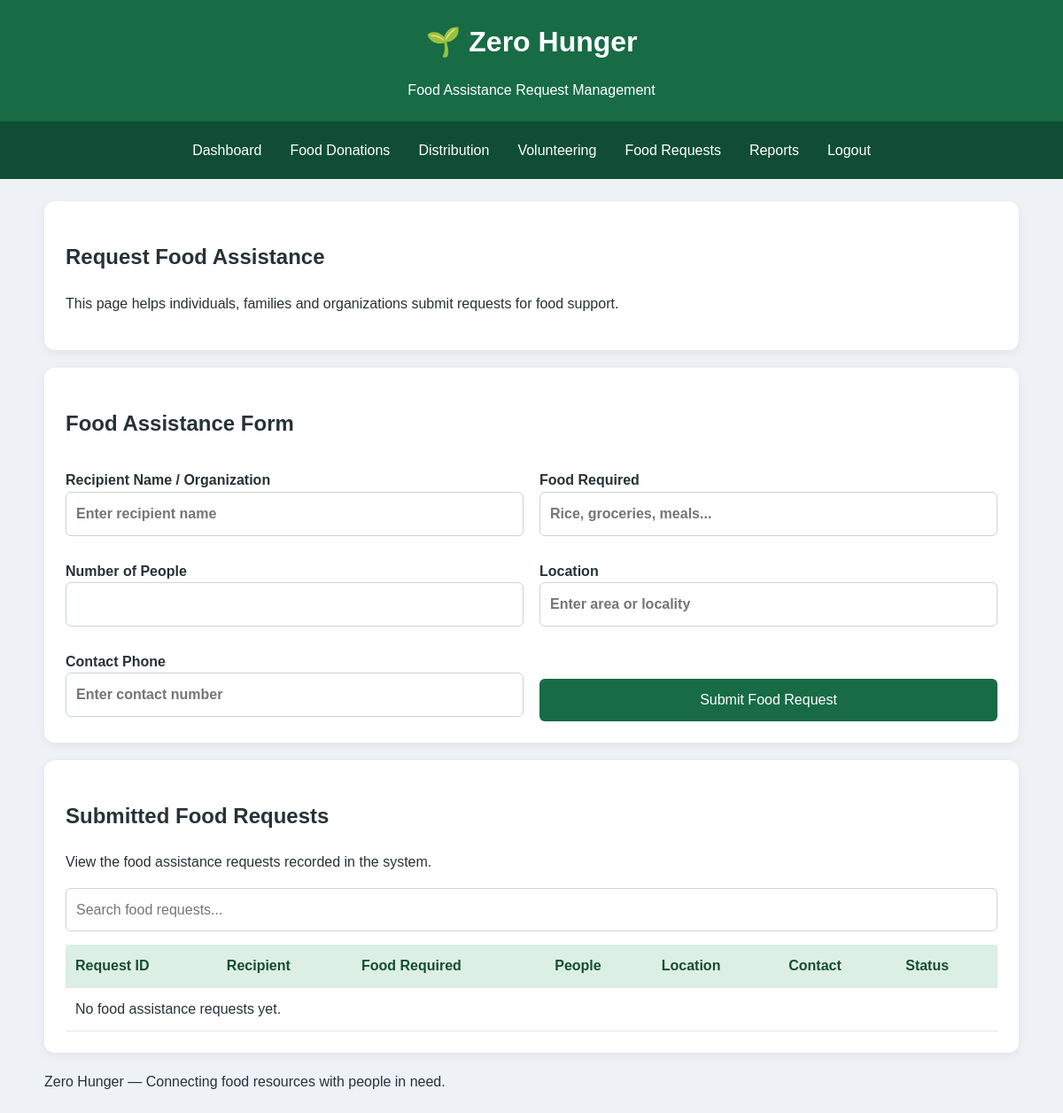
The page /Donate_to_needy (signed in) on the database as committed earlier.
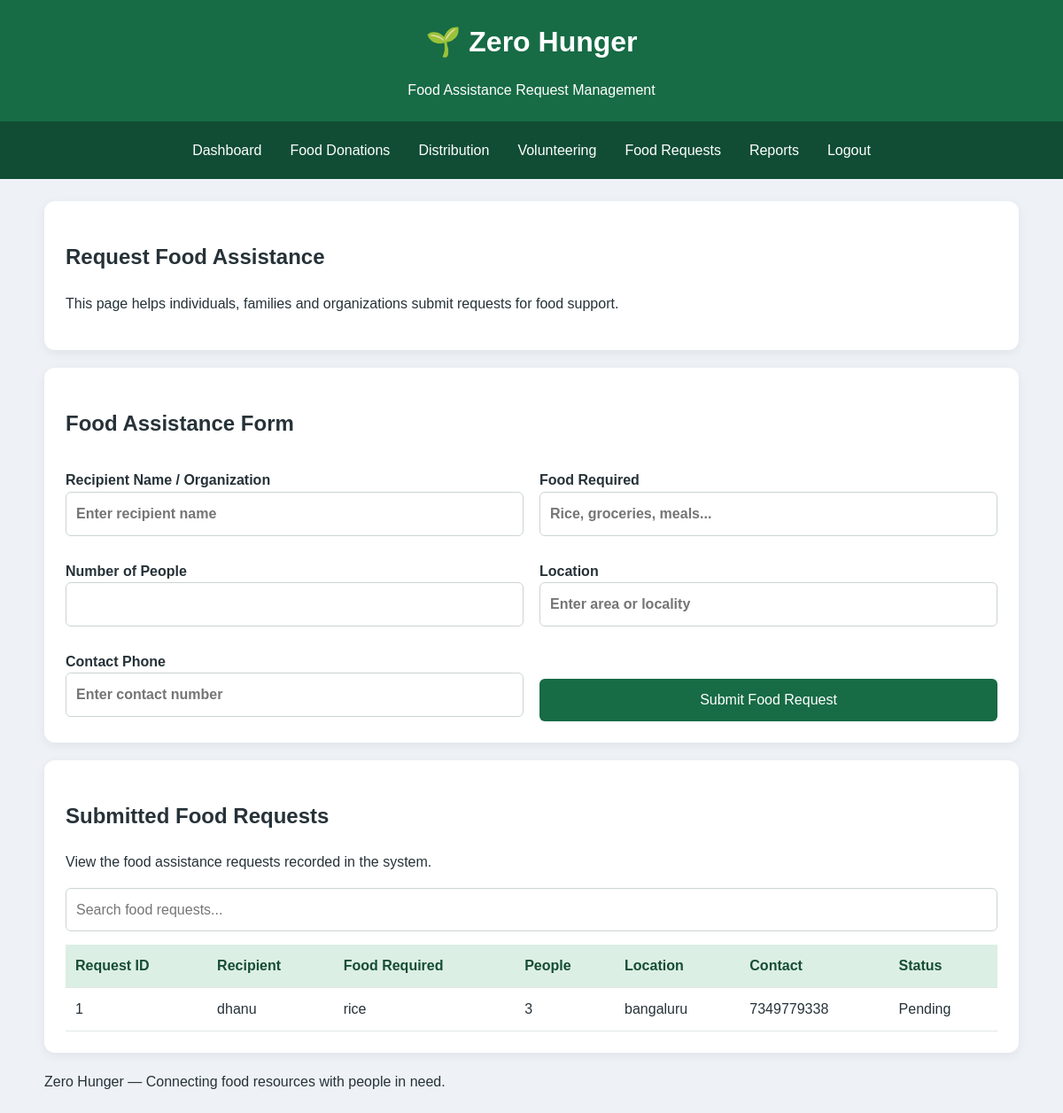
The same page on the database as committed later.
### tables this page shows
CREATE TABLE needy_requests (
            id INTEGER PRIMARY KEY AUTOINCREMENT,
            recipient TEXT NOT NULL,
            food_required TEXT NOT NULL,
            people_count INTEGER NOT NULL,
            location TEXT NOT NULL,
            phone TEXT NOT NULL,
            status TEXT NOT NULL DEFAULT 'Pending',
            created_at TEXT NOT NULL
        );

### app.py (the view, shortened to what this page needs)
@app.route("/Donate_to_needy", methods=["GET", "POST"])
@login_required
def Donate_to_needy():
    with get_db() as db:
        records = db.execute(
            "SELECT * FROM needy_requests ORDER BY id DESC"
        ).fetchall()
    return render_template("Donate_to_needy.html", records=records)

### app.py (called while the page is built)
def get_db():
    connection = sqlite3.connect(DATABASE)
    connection.row_factory = sqlite3.Row
    connection.execute("PRAGMA foreign_keys = ON")
    return connection

def login_required(function):
    @wraps(function)
    def wrapper(*args, **kwargs):
        if "user_id" not in session:
            flash("Please log in to continue.", "error")
            return redirect(url_for("index"))
        return function(*args, **kwargs)
    return wrapper

### templates/Donate_to_needy.html (shortened to what the changed rows need)
<!DOCTYPE html>
<html lang="en">
<head>
    <link rel="stylesheet"
          href="{{ url_for('static', filename='style.css') }}">
</head>
<body>
    <header>
        <h1>🌱 Zero Hunger</h1>
    </header>
    <main class="container">
        <section class="panel">
            <h2>Request Food Assistance</h2>
        </section>
        <section class="panel">
            <h2>Food Assistance Form</h2>
        </section>
        <section class="panel">
            <h2>Submitted Food Requests</h2>
            <div class="table-wrap">
                <table id="dataTable">
                    <thead>
                        <tr>
                            <th>Request ID</th>
                            <th>Recipient</th>
                            <th>Food Required</th>
                            <th>People</th>
                            <th>Location</th>
                            <th>Contact</th>
                            <th>Status</th>
                        </tr>
                    </thead>
                    <tbody>
                        {% for item in records %}
                        <tr>
                            <td>{{ item.id }}</td>
                            <td>{{ item.recipient }}</td>
                            <td>{{ item.food_required }}</td>
                            <td>{{ item.people_count }}</td>
                            <td>{{ item.location }}</td>
                            <td>{{ item.phone }}</td>
                            <td>
                                <span class="status-label">
                                    {{ item.status }}
                                </span>
                            </td>
                        </tr>
                        {% else %}
                        <tr>
                            <td colspan="7" class="empty-state">
                                No food assistance requests yet.
                            </td>
                        </tr>
                        {% endfor %}
                    </tbody>
                </table>
            </div>
        </section>
    </main>
</body>
</html>

Rows that differ between the two databases and show on the page:
added needy_requests: id "1", recipient "dhanu", food_required "rice", people_count "3", location "bangaluru", phone "7349779338", status "Pending"
Other text that changed with them:
text no longer shown: "No food assistance requests yet."
